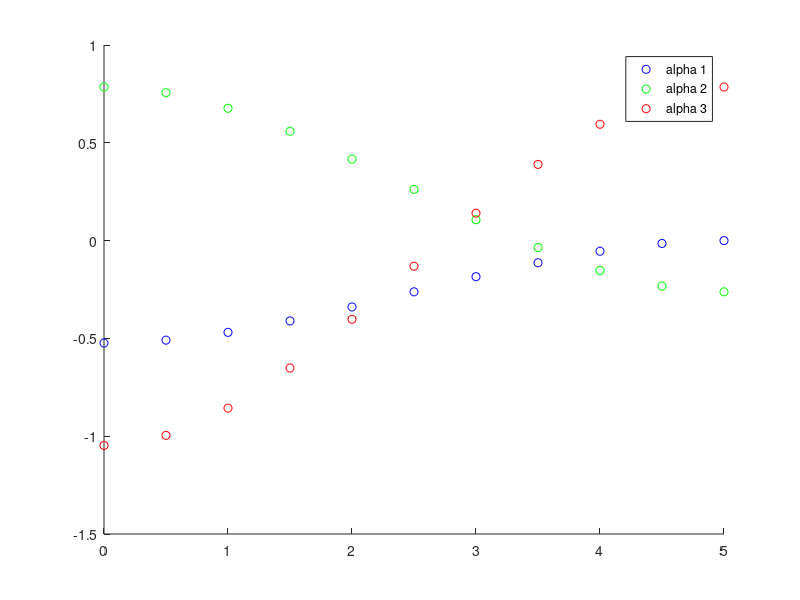

Source code (MATLAB): (Note: this script raises an error after producing the figure.)
%% HW #8
% Submitted by Jesse Austin Stringfellow,
% Due Nov. 20, 2019
%% Problem #1
l1 = 1;
l2 = 1;
l3 = 1;
links = [l1,l2,l3];
alpha0 = [-pi/6;pi/4;-pi/3];
alpha5 = [0;-pi/12;pi/4];
tf = 5;
poly = ones(3,4);
for i = 1:3
    a0 = alpha0(i);
    a1 = 0;
    a2 = 3*(alpha5(i)-alpha0(i))/(tf^2);
    a3 = 2*(alpha0(i)-alpha5(i))/(tf^3);
    poly(i,:) = [a0 a1 a2 a3]; 
end
alpha1oft = 'The trajectory polynomial for alpha one is: \n alpha1(t) = %.3f+(%.0f*t)+(%.3f*t^2)+(%.3f*t^3)';
alpha1oft = sprintf(alpha1oft,poly(1,1),poly(1,2),poly(1,3),poly(1,4))

alpha2oft = 'The trajectory polynomial for alpha two is: \n alpha2(t) = %.3f+(%.0f*t)+(%.3f*t^2)+(%.3f*t^3)';
alpha2oft = sprintf(alpha2oft,poly(2,1),poly(2,2),poly(2,3),poly(2,4))

alpha3oft = 'The trajectory polynomial for alpha three is: \n alpha3(t) = %.3f+(%.0f*t)+(%.3f*t^2)+(%.3f*t^3)';
alpha3oft = sprintf(alpha3oft,poly(3,1),poly(3,2),poly(3,3),poly(3,4))

tt = 0:.5:tf

trajalpha1 = polyval(flip(poly(1,:)), 0:.5:5)
trajalpha2 = polyval(flip(poly(2,:)), 0:.5:5)
trajalpha3 = polyval(flip(poly(3,:)), 0:.5:5)
figure(1)
scatter(tt,trajalpha1,'b')
hold on
scatter(tt,trajalpha2,'g')
scatter(tt,trajalpha3,'r')
legend({'alpha 1','alpha 2','alpha 3'})
hold off
alphas = [trajalpha1;trajalpha2;trajalpha3];
figure(2) 
for i = 1:length(tt)
    planarR3_display(alphas(:,i)',links);
    hold on
end

%% Problem 2 part a)
% 
close all, clear all, clc
to = 0; % Initial time
tv = 2.5; % Intermediate point time
tf = 5; % Final time
pox = 0;poy = 0; % Initial pos
pvx = .1;pvy = .3; % Intermediate pos
pfx = -.4;pfy = .7; % Final pos
t1 = tv; t2 = tf -tv; % These are both 2.5 so...
t = t1; 
A = [1 0 0 0 0 0 0 0; ...
    1 t t^2 t^3 0 0 0 0; ...
    0 0 0 0 1 0 0 0; ...
    0 0 0 0 1 t t^2 t^3; ...
    0 1 0 0 0 0 0 0; ...
    0 0 0 0 0 1 2*t 3*t^2; ...
    0 1 2*t 3*t^2 0 -1 0 0; ...
    0 0 2 6*t 0 0 -2 0]; % Per class
% A(t)*a_bar = p_bar ---> a_bar = (A^-1(t))*p_bar
invA = pinv(A) %Pseudoinverse per class
invA = invA(:,1:4) %creates a matrix of the first 4 columns since the ...
                    % last 4 are multiplied by zeros 
                    
a_bar_x = invA * [pox; pvx; pvx; pfx] 
% This contains the a0:a3 and b0:b3 terms for the cubic poly describing the 
% movement through x
a_bar_y = invA * [poy; pvy; pvy; pfy] 
% This contains the a0:a3 and b0:b3 terms for the cubic poly describing the 
% movement through y

%% Problem 2, Part b)
% CODE COPIED AND MODIFIED FROM CLASS CANVAS PAGE
% HW8 - Problem 2
dt = 0.005;tf = 5;T = 0:dt:tf;
% Noise switch set to 0/1
noisy = 1;
% Trajectory key points
x0 = 0;y0 = 0;xv = 0.1;yv = 0.3;xf = -0.4;yf = 0.7;
% Define trajectory and velocity - COMPLETE
tt1 = 0:dt:tf/2;
tt2 = tf/2:dt:tf;
px1 = (.096 .*tt1.^2) - (.032.*tt1.^3);
px2 = .1 - (.12.*tt1)-(.144.*tt1.^2) +(.0448.*tt1.^3);
px = [px1(1:end-1) px2];
py1 = (.06.*tt1.^2) -(.0048*tt1.^3);
py2 = .3+(.21.*tt1)+(.024.*tt1.^2) -(.0176.*tt1.^3);
py = [py1(1:end-1) py2];
% Open plot
figure, set(gcf, 'color', 'white'), hold on
% Initialize robot plot
rb_pl = plot(x0, y0, 'o', 'markersize',14, 'markerfacecolor',[0.8,0.2,0.2], 'markeredgecolor','none');
% Plot trajectory
tr_pl = plot(px, py, '-', 'color',[0.2,0.2,0.2]);
grid on, box on
axis([-0.6 0.4 -0.2 0.8])
% Set robot's initial conditions
xt = x0;
yt = y0;
% Initialize empty vector to store robot's trajectory
actual_tr = zeros(2,size(T,1));
k = 0;
xtprev = 0;
ytprev = 0;
for t = T   
    k = k+1;
    % Current velocity values - COMPLETE
    if t <= 2.5
        vx = (2*.096 *t) - (3*.032*t.^2);
        vy = (2*.06*t) -(3*.0048*t.^2);
        vx2 = (2*.096 *(t+dt)) - (3*.032*(t+dt).^2);
        vy2 = (2*.06*(t+dt)) -(3*.0048*(t+dt).^2);

    else
        t2 = t - 2.5;     
        vx = (-.12)-(2*.144*t2) +(3*.0448*t2.^2); 
        vy = (.21)+(2*.024*t2) -(3*.0176*t2.^2);
        vx2 = (-.12)-(2*.144*(t2+dt)) +(3*.0448*(t2+dt).^2); 
        vy2 = (.21)+(2*.024*(t2+dt)) -(3*.0176*(t2+dt).^2);
    end
    if noisy        
        mu_x = 0.001*randn(1);        
        mu_y = 0.001*randn(1);    
    else
        mu_x = 0;        
        mu_y = 0;    
    end
% Unicycle dynamics  
    xt2 = xt + dt*vx + mu_x; %+5*vx*(-xt)
    yt2 = yt + dt*vy + mu_y; %+5*vy*(ytprev-yt);
    xt = xt + dt*vx + mu_x; %+5*vx*(-xt)
    yt = yt + dt*vy + mu_y; %+5*vy*(ytprev-yt);
    xtprev = xt;
    ytprev = yt;
% Record actual robot's trajectory    
    actual_tr(:,k) = [xt;yt];    
% Update plot    
    set(rb_pl, 'xdata', xt, 'ydata', yt)   
    pause(0.01)    
end
plot(actual_tr(1,:), actual_tr(2,:), '--', 'color',[0.8,0.2,0.2]);
xlabel('X position')
ylabel('Y position')
legend({'Dash = Actual','Solid = Desired'})
%% Problem 2, Part c)
% Plot shows how the system responds when noise is added. With the noise
% added it can be seen that the robot does not stay on path as well. This
% could be fixed by adding sensors to the robot such as an IMU or  using
% sensors like rotary encoders in the robot in order to collect data
% real-time that can be used in a feedback loop to provide better control.

